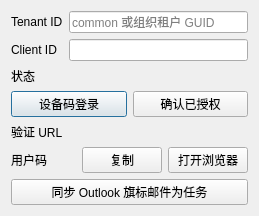
<?xml version="1.0" encoding="UTF-8"?>
<ui version="4.0">
 <class>M365SettingsDialog</class>
 <widget class="QDialog" name="M365SettingsDialog">
  <property name="windowTitle">
   <string>Microsoft 365</string>
  </property>
  <layout class="QFormLayout" name="formLayout">
   <item row="0" column="0">
    <widget class="QLabel" name="labelTenant">
     <property name="text">
      <string>Tenant ID</string>
     </property>
    </widget>
   </item>
   <item row="0" column="1">
    <widget class="QLineEdit" name="editTenant">
     <property name="placeholderText">
      <string>common 或组织租户 GUID</string>
     </property>
    </widget>
   </item>
   <item row="1" column="0">
    <widget class="QLabel" name="labelClient">
     <property name="text">
      <string>Client ID</string>
     </property>
    </widget>
   </item>
   <item row="1" column="1">
    <widget class="QLineEdit" name="editClientId"/>
   </item>
   <item row="2" column="0">
    <widget class="QLabel" name="labelStatusTitle">
     <property name="text">
      <string>状态</string>
     </property>
    </widget>
   </item>
   <item row="2" column="1">
    <widget class="QLabel" name="labelAuthStatus"/>
   </item>
   <item row="3" column="0" colspan="2">
    <layout class="QHBoxLayout" name="loginLayout">
     <item>
      <widget class="QPushButton" name="btnLogin">
       <property name="text">
        <string>设备码登录</string>
       </property>
      </widget>
     </item>
     <item>
      <widget class="QPushButton" name="btnPoll">
       <property name="text">
        <string>确认已授权</string>
       </property>
      </widget>
     </item>
    </layout>
   </item>
   <item row="4" column="0">
    <widget class="QLabel" name="labelUrlTitle">
     <property name="text">
      <string>验证 URL</string>
     </property>
    </widget>
   </item>
   <item row="4" column="1">
    <widget class="QLabel" name="labelDeviceUrl">
     <property name="wordWrap">
      <bool>true</bool>
     </property>
    </widget>
   </item>
   <item row="5" column="0">
    <widget class="QLabel" name="labelCodeTitle">
     <property name="text">
      <string>用户码</string>
     </property>
    </widget>
   </item>
   <item row="5" column="1">
    <layout class="QHBoxLayout" name="codeLayout">
     <item>
      <widget class="QLabel" name="labelUserCode"/>
     </item>
     <item>
      <widget class="QPushButton" name="btnCopyCode">
       <property name="text">
        <string>复制</string>
       </property>
      </widget>
     </item>
     <item>
      <widget class="QPushButton" name="btnOpenUrl">
       <property name="text">
        <string>打开浏览器</string>
       </property>
      </widget>
     </item>
    </layout>
   </item>
   <item row="6" column="0" colspan="2">
    <widget class="QPushButton" name="btnSync">
     <property name="text">
      <string>同步 Outlook 旗标邮件为任务</string>
     </property>
    </widget>
   </item>
  </layout>
 </widget>
 <resources/>
 <connections/>
</ui>
